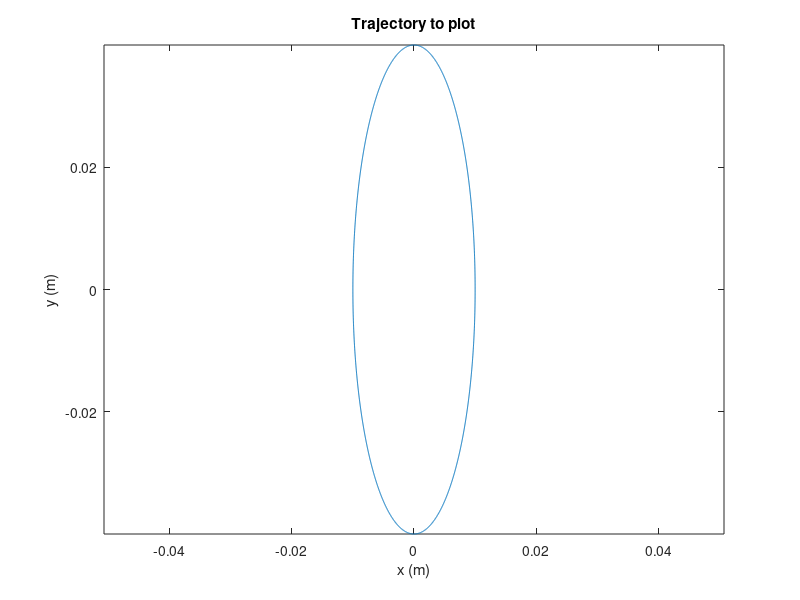
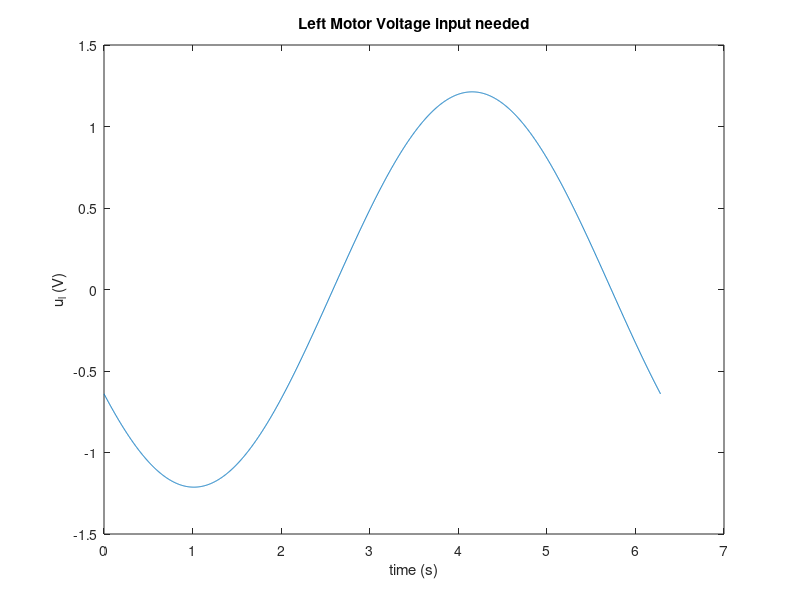
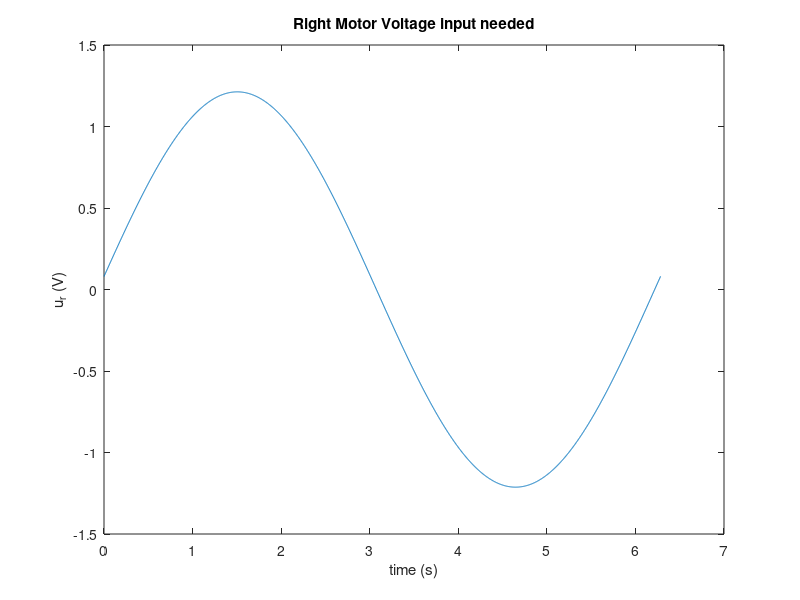

These figures' MATLAB source, in order:
rm = 1; %Motor radius
Km = 5; %Motor constant
Jm = 7; %Motor Inertia
Lm = 10; %Motor induction
Rm = 20; %Motor resistor


%State Space for x

A_x = [0 1 0; 0 0 (rm*Km)/Jm; 0 -(Km/(rm*Lm)) -(Rm/Lm)];
B_x = [0; 0; 1/Lm];
C_x = [1 0 0];
D_x = 0;

%State Space for y

A_y = [0 1 0; 0 0 (rm*Km)/Jm; 0 -(Km/(rm*Lm)) -(Rm/Lm)];
B_y = [0; 0; 1/Lm];
C_y = [1 0 0];
D_y = 0;

%%---PLOTTING---%%
%%----ELLIPSE---%%

rx = 0.01; %Semi x axis
ry = 0.04; %Semi y axis
xc = 0; %x coordinate of centre
yc = 0; %y coordinate of centre
w = 1; %angular frequency

Tend = 2*pi/w;
N = 2000;
t = linspace(0,Tend,N);

%parametric equations for circle
x = xc + rx*cos(w*t);
x_dot = -rx*w*sin(w*t);
x_dot_dot = -rx*w*w*cos(w*t);
x_dot_dot_dot = rx*w*w*w*sin(w*t);

y = yc + ry*sin(w*t);
y_dot = ry*w*cos(w*t);
y_dot_dot = -ry*w*w*sin(w*t);
y_dot_dot_dot = -ry*w*w*w*cos(w*t);

ux = ((Lm*Jm)/(rm*Km))*x_dot_dot_dot + ((Rm*Jm)/(rm*Km))*x_dot_dot + (Km/rm)*x_dot;

uy = ((Lm*Jm)/(rm*Km))*y_dot_dot_dot + ((Rm*Jm)/(rm*Km))*y_dot_dot + (Km/rm)*y_dot;

%convert to actual motor voltage

ul = ux + uy;
ur = ux - uy;

%%Circle Plot
figure;
plot(x, y);
axis equal;
xlabel('x (m)');
ylabel('y (m)');
title("Trajectory to plot");

%%Inputs

figure;
plot(t,ul);
xlabel('time (s)');
ylabel('u_l (V)');
title("Left Motor Voltage input needed");

figure;
plot(t,ur);
xlabel('time (s)');
ylabel('u_r (V)');
title("Right Motor Voltage input needed");
